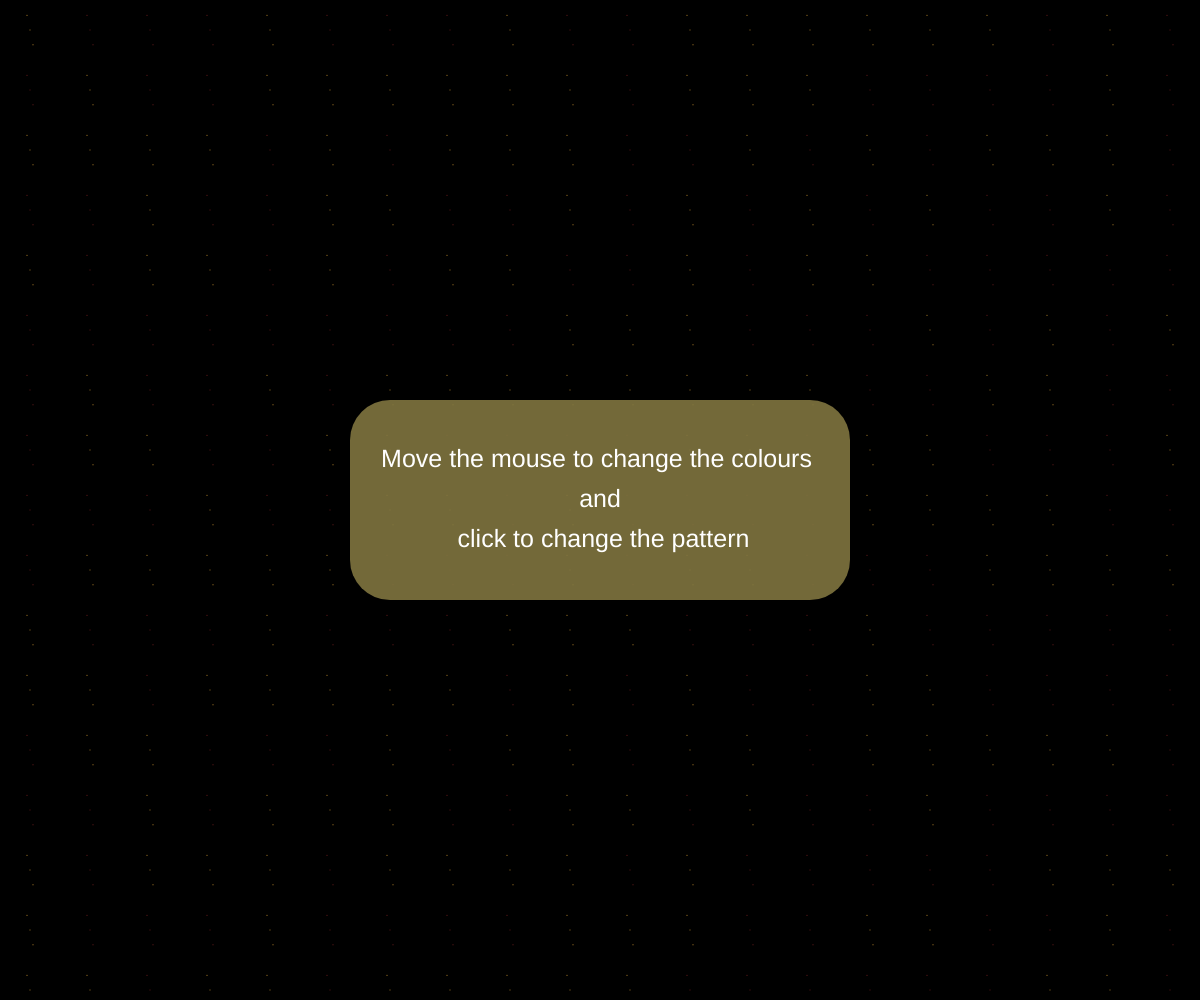
Frame 1 (no input)
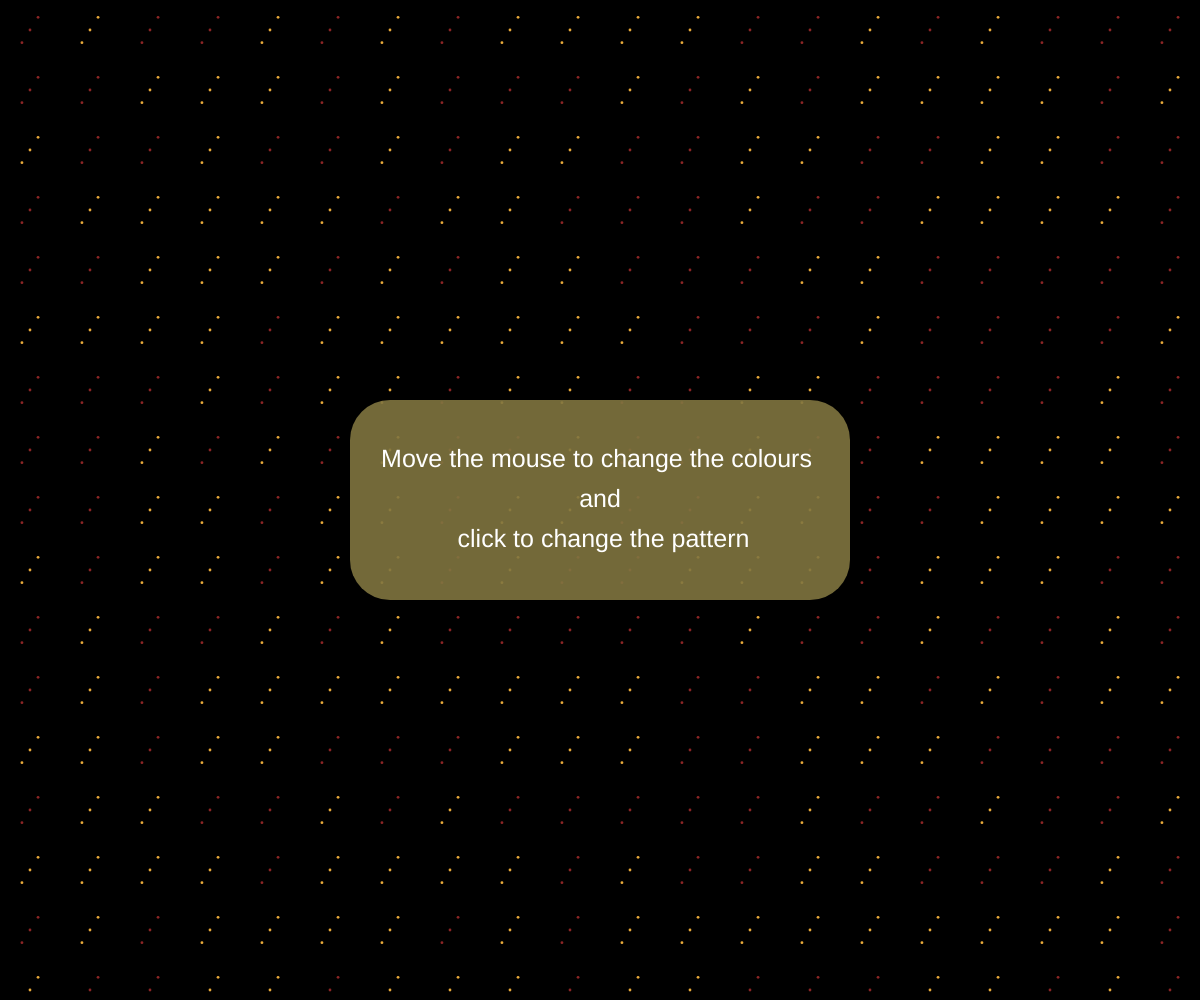
Frame 60 (no input)
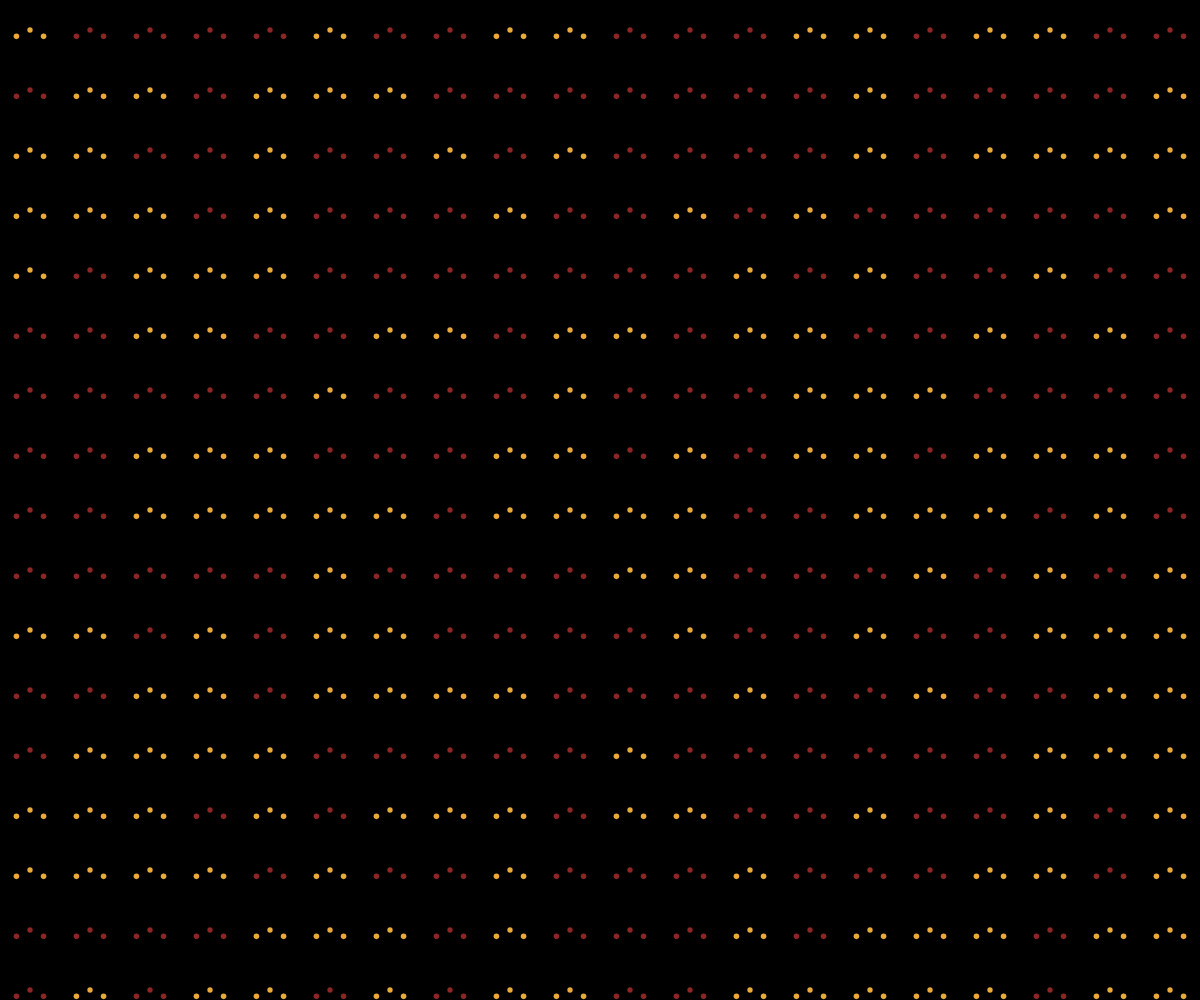
Frame 120 (the mouse pressed at the canvas centre since frame 60)

The p5.js sketch that drew these frames (run headless with seeded random() and noise() and a simulated clock; from frame 60 on, the mouse is pressed at the canvas centre):

// p5.js sketch
// ── sketch.js
function preload(){
  // put preload code here
}

var i ;
var p ;
var R1 = 15;
var change = 1;
var myColors = ['red', 'green', 'blue', 'orange', 'yellow', 'purple', 'pink'];
var myColors2 = ['#8c2525', '#eaaa39',];
var pattern = 0;
var press = 0;

function setup() {
  var canvas = createCanvas(windowWidth,windowHeight);
  var cx = (windowWidth - width) / 2;
  var cy = (windowHeight - height) / 2;
  canvas.position(cx, cy);
  frameRate(20);

}

// pattern 1
function disegno() {
  background(0);
  colorMode(HSB)
  noFill();
  noStroke();

// texture X
for (i = 30; i < width ; i+= 60) {

//texture Y
    for(p = 30; p < height; p+= 60) {

//color change
     if(mouseX <960 && mouseY<540) {
       var r1 = floor(random(0,2));
       fill(myColors2[r1]);}
     else if(mouseX > 960 && mouseY < 540) {
         var r = floor(random(0,6));
         fill(myColors[r]); }
     else if(mouseX < 960 && mouseY > 540 ) {
          fill(p/2,i+50, 100, );}
    else if(mouseX > 960 && mouseY > 540) {
         fill(p/10, p/5, 87, random(0,1));
    }

//moving balls
     ellipse(i + sin(frameCount/5)*R1, p+cos(frameCount/5)*R1, sin(frameCount/20)*20);
     ellipse(i - sin(frameCount/5)*R1, p -cos(frameCount/5)*R1, sin(frameCount/20)*20);

//fixed balls
     ellipse(i , p, sin(frameCount/10)*10);
}}}

//pattern 2
function disegno1() {
  colorMode(HSB)
  background(0);
  noFill();
  noStroke();

// textureX
for (i = 30; i < width ; i+= 60) {

//textureY
    for(p = 30; p < height; p+= 60) {

//color change
if(mouseX <960 && mouseY<540) {
  var r1 = floor(random(0,2));
  fill(myColors2[r1]);}
else if(mouseX > 960 && mouseY < 540) {
    var r = floor(random(0,6));
    fill(myColors[r]); }
else if(mouseX < 960 && mouseY > 540 ) {
     fill(p/2,i+50, 100, );}
else if(mouseX > 960 && mouseY > 540) {
    fill(p/10, p/5, 87, random(0,1));
    }

//fixed balls
    ellipse(i + sin(frameCount/20)*R1, p+cos(frameCount/5)*R1, sin(frameCount/20)*20);
    ellipse(i - sin(frameCount/20)*R1, p -cos(frameCount/5)*R1, sin(frameCount/20)*20);

//moving balls
    ellipse(i , p, sin(frameCount/10)*10);
}}}

// pattern 3
function disegno2() {
  colorMode(HSB)
  background(0);
  noFill();
  noStroke();

// texture X
for (i = 30; i < width ; i+= 60) {

//texture Y
    for(p = 30; p < height; p+= 60) {

//color change
if(mouseX <960 && mouseY<540) {
  var r1 = floor(random(0,2));
  fill(myColors2[r1]);}
else if(mouseX > 960 && mouseY < 540) {
    var r = floor(random(0,6));
    fill(myColors[r]); }
else if(mouseX < 960 && mouseY > 540 ) {
     fill(p/2,i+50, 100, );}
else if(mouseX > 960 && mouseY > 540) {
    fill(p/10, p/5, 87, random(0,1));
    }

//fixed balls
    ellipse(i + sin(frameCount/5)*R1, p+cos(frameCount/5)*R1, sin(frameCount/20)*20);
    ellipse(i - sin(frameCount/5)*R1, p +cos(frameCount/5)*R1, sin(frameCount/20)*20);

//moving balls
    ellipse(i , p, sin(frameCount/10)*10);
}}}


  function mousePressed() {if (press == 0) {pattern = 1;}
                           else if (press == 1) {pattern = 0}
                           else if (press == 2) {pattern = 2}}


function draw() {
  if (pattern == 0 ) {disegno(); press = 2;  }
  else if (pattern == 1) {disegno1(); press = 1; }
  else if (pattern == 2) {disegno2(); press = 0;}
  push();
  translate(windowWidth/2, windowHeight/2)
  textAlign(CENTER, CENTER);
  textSize(25);
  textLeading(40);
  if (frameCount <80) {fill(50,50,50,0.9); rect(-250,-100, 500, 200,40); fill(255);text('Move the mouse to change the colours \nand\n click to change the pattern',0,0 );}
  pop();
  // put drawing code here
}
